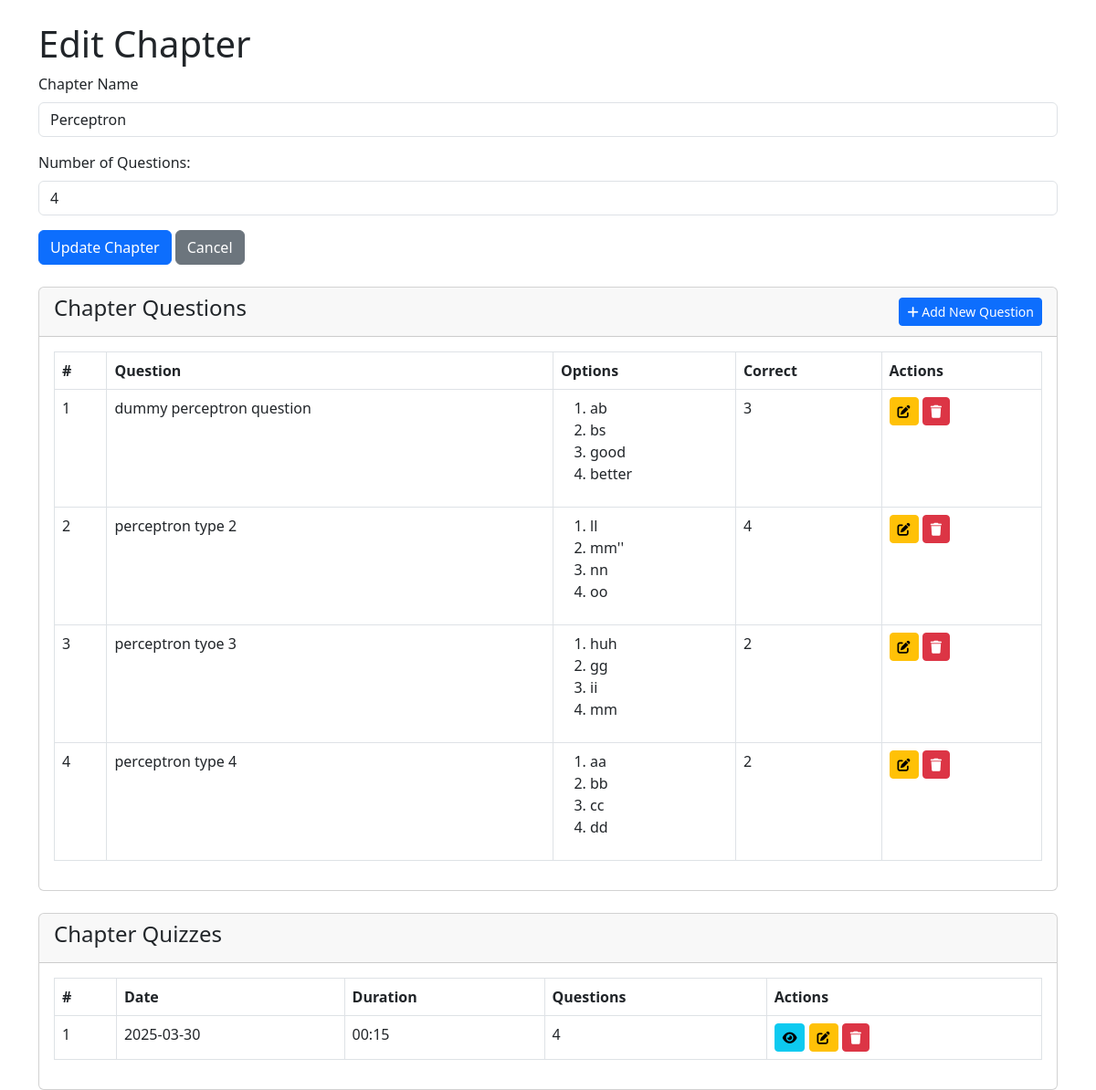
The page /edit_chapter/1 (signed in) on the database its author committed.
### models.py (models this page shows)
class Chapter(db.Model):
    __tablename__ = 'chapters'
    id = db.Column(db.Integer, primary_key=True)
    name = db.Column(db.String(100), nullable=False)
    subject_id = db.Column(db.Integer, db.ForeignKey('subjects.id'), nullable=False)
    questions = db.relationship('Question', backref='chapter', lazy=True, cascade='all, delete-orphan')
    quizzes = db.relationship('Quiz', backref='chapter', lazy=True, cascade='all, delete-orphan')

class Question(db.Model):
    __tablename__ = 'questions'
    id = db.Column(db.Integer, primary_key=True)
    question_text = db.Column(db.String(500), nullable=False)
    option1 = db.Column(db.String(200), nullable=False)
    option2 = db.Column(db.String(200), nullable=False)
    option3 = db.Column(db.String(200), nullable=False)
    option4 = db.Column(db.String(200), nullable=False)
    correct_option = db.Column(db.String(200), nullable=False)
    chapter_id = db.Column(db.Integer, db.ForeignKey('chapters.id', ondelete='CASCADE'), nullable=False)
    quiz_assignments = db.relationship('QuizQuestion', backref='question', lazy=True, cascade='all, delete-orphan')

class Quiz(db.Model):
    __tablename__ = 'quizzes'
    id = db.Column(db.Integer, primary_key=True)
    chapter_id = db.Column(db.Integer, db.ForeignKey('chapters.id'), nullable=False)
    date_of_quiz = db.Column(db.DateTime, default=datetime.utcnow)
    time_duration = db.Column(db.String(10))
    questions = db.relationship('QuizQuestion', backref='quiz', lazy=True,cascade='all, delete-orphan')
    attempts = db.relationship('QuizAttempt', backref='quiz', lazy=True, cascade='all, delete-orphan')

### controllers/default_controllers.py (the view, shortened to what this page needs)
@app.route('/edit_chapter/<int:chapter_id>', methods=['GET', 'POST'])
def edit_chapter(chapter_id):
    if 'admin_name' not in session:
        flash('You need to log in as admin first.', 'warning')
        return redirect(url_for('home'))
    chapter = Chapter.query.get_or_404(chapter_id)
    return render_template('edit_chapter.html', chapter=chapter)

### templates/edit_chapter.html (shortened to what this page needs)
<!DOCTYPE html>
<html lang="en">
<head>
    <link href="https://cdn.jsdelivr.net/npm/bootstrap@5.3.0-alpha1/dist/css/bootstrap.min.css" rel="stylesheet">
    <link href="https://cdnjs.cloudflare.com/ajax/libs/font-awesome/6.0.0/css/all.min.css" rel="stylesheet">
</head>
<body>
    <div class="container mt-4">
        <h1>Edit Chapter</h1>
        <form method="POST">
            <div class="mb-3">
                <label for="chapter_name" class="form-label">Chapter Name</label>
                <input type="text" class="form-control" id="chapter_name" name="chapter_name" value="{{ chapter.name }}" required>
            </div>
            <div class="mb-3">
                <label for="chapter_questions" class="form-label">Number of Questions:</label>
                <input type="text" class="form-control" id="chapter_questions" name="chapter_questions" value="{{ chapter.questions | length }}" readonly>
            </div>
            <button type="submit" class="btn btn-primary">Update Chapter</button>
            <a href="{{ url_for('edit_subject', subject_id=chapter.subject_id) }}" class="btn btn-secondary">Cancel</a>
        </form>
        <div class="card mt-4">
            <div class="card-header d-flex justify-content-between align-items-center">
                <h4>Chapter Questions</h4>
                <a href="{{ url_for('add_question', chapter_id=chapter.id) }}" class="btn btn-primary btn-sm">
                    <i class="fas fa-plus"></i> Add New Question
                </a>
            </div>
            <div class="card-body">
                {% if chapter.questions %}
                    <div class="table-responsive">
                        <table class="table table-bordered">
                            <thead>
                                <tr>
                                    <th>#</th>
                                    <th>Question</th>
                                    <th>Options</th>
                                    <th>Correct</th>
                                    <th>Actions</th>
                                </tr>
                            </thead>
                            <tbody>
                                {% for question in chapter.questions %}
                                    <tr>
                                        <td>{{ loop.index }}</td>
                                        <td>{{ question.question_text }}</td>
                                        <td>
                                            <ol>
                                                <li>{{ question.option1 }}</li>
                                                <li>{{ question.option2 }}</li>
                                                <li>{{ question.option3 }}</li>
                                                <li>{{ question.option4 }}</li>
                                            </ol>
                                        </td>
                                        <td>{{ question.correct_option }}</td>
                                        <td>
                                            <a href="{{ url_for('edit_question', question_id=question.id) }}" class="btn btn-warning btn-sm">
                                                <i class="fas fa-edit"></i>
                                            </a>
                                            <a href="{{ url_for('delete_question', question_id=question.id) }}" class="btn btn-danger btn-sm" onclick="return confirm('Are you sure you want to delete this question?')">
                                                <i class="fas fa-trash"></i>
                                            </a>
                                        </td>
                                    </tr>
                                {% endfor %}
                            </tbody>
                        </table>
                    </div>
                {% else %}
                    <div class="alert alert-info">
                        No questions found for this chapter. Use the button above to add questions.
                    </div>
                {% endif %}
            </div>
        </div>
        <div class="card mt-4">
            <div class="card-header">
                <h4>Chapter Quizzes</h4>
            </div>
            <div class="card-body">
                {% if chapter.quizzes %}
                    <div class="table-responsive">
                        <table class="table table-bordered">
                            <thead>
                                <tr>
                                    <th>#</th>
                                    <th>Date</th>
                                    <th>Duration</th>
                                    <th>Questions</th>
                                    <th>Actions</th>
                                </tr>
                            </thead>
                            <tbody>
                                {% for quiz in chapter.quizzes %}
                                    <tr>
                                        <td>{{ loop.index }}</td>
                                        <td>{{ quiz.date_of_quiz.strftime('%Y-%m-%d') }}</td>
                                        <td>{{ quiz.time_duration }}</td>
                                        <td>{{ quiz.questions|length }}</td>
                                        <td>
                                            <a href="{{ url_for('view_quiz', quiz_id=quiz.id) }}" class="btn btn-info btn-sm">
                                                <i class="fas fa-eye"></i>
                                            </a>
                                            <a href="{{ url_for('edit_quiz', quiz_id=quiz.id) }}" class="btn btn-warning btn-sm">
                                                <i class="fas fa-edit"></i>
                                            </a>
                                            <a href="{{ url_for('delete_quiz', quiz_id=quiz.id) }}" class="btn btn-danger btn-sm" onclick="return confirm('Are you sure you want to delete this quiz?')">
                                                <i class="fas fa-trash"></i>
                                            </a>
                                        </td>
                                    </tr>
                                {% endfor %}
                            </tbody>
                        </table>
                    </div>
                {% else %}
                    <div class="alert alert-info">
                        No quizzes found for this chapter.
                    </div>
                {% endif %}
            </div>
        </div>
    </div>
</body>
</html>

### rows shown on the page
Chapter: chapter_name "Perceptron"
Question: question_text "dummy perceptron question", option1 "ab", option2 "bs", option3 "good", option4 "better", correct_option "3"
Question: question_text "perceptron type 2", option1 "ll", option2 "mm''", option3 "nn", option4 "oo", correct_option "4"
Question: question_text "perceptron tyoe 3", option1 "huh", option2 "gg", option3 "ii", option4 "mm", correct_option "2"
Question: question_text "perceptron type 4", option1 "aa", option2 "bb", option3 "cc", option4 "dd", correct_option "2"
Quiz: date_of_quiz "2025-03-30", time_duration "00:15", questions|length "4"
